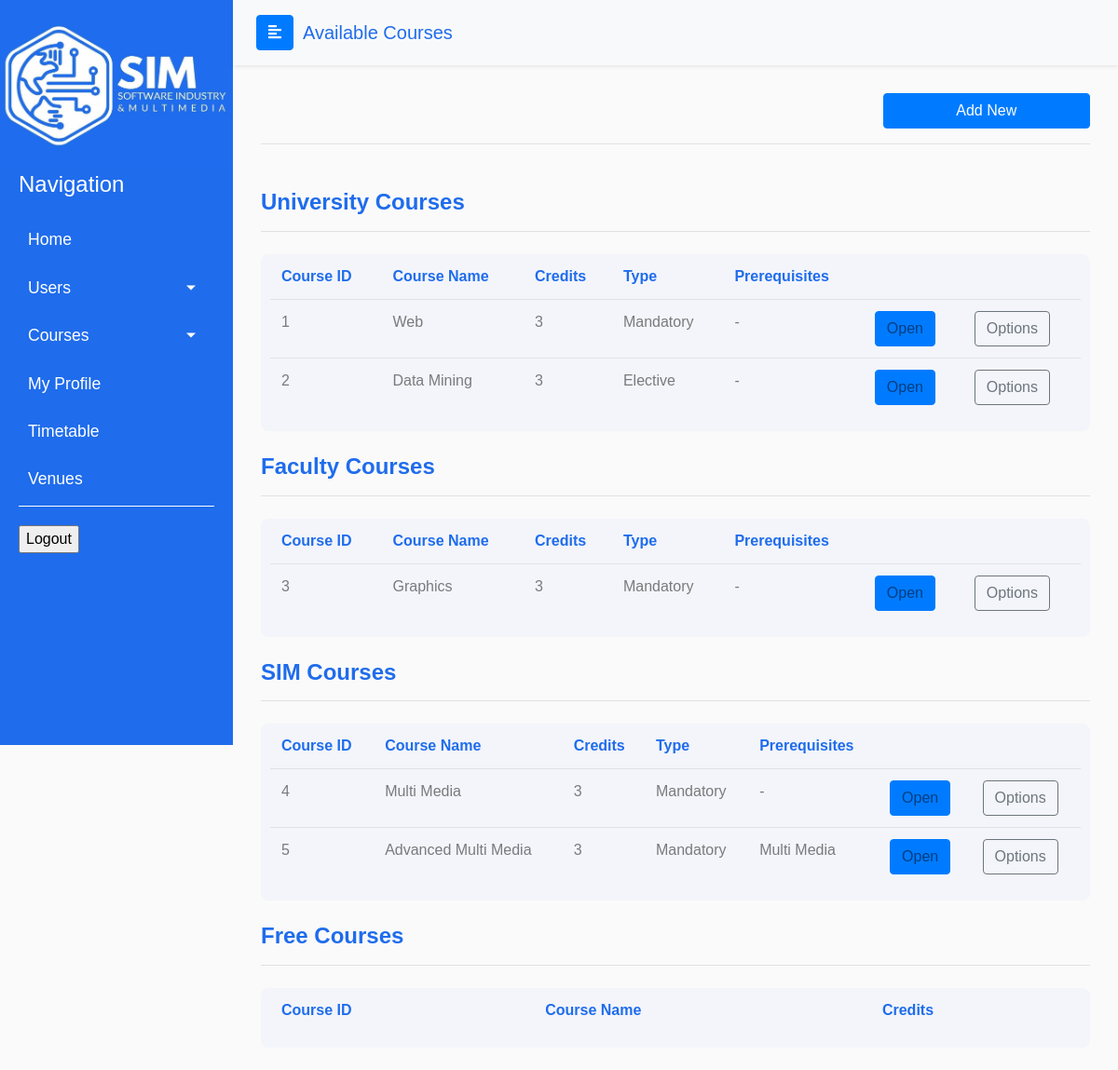
Page /admin/available_courses_t.php on the committed database.
### tables this page shows
CREATE TABLE `courses` (
  `course_id` int(12) NOT NULL,
  `name` varchar(255) NOT NULL,
  `credits` int(11) NOT NULL,
  `has_preq` tinyint(1) DEFAULT NULL,
  `has_labs` tinyint(1) DEFAULT NULL,
  `has_practical` tinyint(1) DEFAULT NULL,
  `category` varchar(20) NOT NULL DEFAULT 'university',
  `elective` varchar(5) NOT NULL DEFAULT 'no'
);

### includes/Admin/sas/functions.php (called while the page is built, shortened)
<?php
include_once dirname(__FILE__, 2) . "\\utils\\iniclude_utils_files.php";
function getAvailableCourses($category)
{
    global $conn;
    $query = "SELECT * FROM courses WHERE category='{$category}'";
    $query_result = mysqli_query($conn, $query);
    return $query_result;
}
function getCoursePrerequisite($courseId)
{
    global $conn;
    $prerequisite = "-";
    $preq_query = "SELECT name from prerequisites p
    INNER JOIN courses c on p.prerequisite_id = c.course_id
    WHERE p.id_course = $courseId";
    $preq_query_result = mysqli_query($conn, $preq_query);
    $data = mysqli_fetch_assoc($preq_query_result);
    if (mysqli_num_rows($preq_query_result)) {
        $prerequisite = $data['name'];
    }
    return $prerequisite;
}

### admin/available_courses_t.php (the view, shortened to what this page needs)
<?php
include "../includes/functions.php";
include dirname(__FILE__, 2) . "\\includes\\Admin\\sas\\functions.php";
?>
<!DOCTYPE html>
<html>
<head>
  <?php include "../includes/bootstrap_styles_start.php"; ?>
  <link rel="stylesheet" href="css/available_courses.css">
  <link rel="stylesheet" href="css/table.css">
</head>
<body>
  <div class="wrapper">
    <?php include "../includes/admin_sidebar.php"; ?>
    <div id="content">
      <nav class="navbar navbar-expand-lg sticky-top navbar-light bg-light shadow-sm">
        <div class="container-fluid">
        <button type="button" id="sidebarCollapse" class="btn btn-primary">
          <i class="fas fa-align-left"></i>
        </button>
        <a class="navbar-brand" id="page-title" href="#">Available Courses</a>
      </nav>
      <div class="page-body">
        <div class="container-fluid">
          <div class="row justify-content-end">
              <a href="add_new_course.php" class=" btn btn-primary btn-block w-25">Add New</a>
          </div>
        </div>
        <hr class="mb-4">
        <br>
        <h4 class="font-weight-bold" style=" color:rgb(31,108,236);">University Courses</h4>
        <hr class="mb-4">
        <div class="table-container table-responsive">
          <table class="table">
            <thead>
              <tr>
                <th scope="col">Course ID</th>
                <th scope="col">Course Name</th>
                <th scope="col">Credits</th>
                <th scope="col">Type</th>
                <th scope="col">Prerequisites</th>
              </tr>
            </thead>
            <tbody>
              <?php
                $university_courses = getAvailableCourses('university');
                while ($row = mysqli_fetch_assoc($university_courses)) {
                  $cname = $row['name'];
                  $id = $row['course_id'];
                  $credits = $row['credits'];
                  $type = $row['elective'] == "yes" ? "Elective" : "Mandatory";
                  $prerequisite = getCoursePrerequisite($id);
              ?>
                <tr>
                  <td><?php echo $id ?></td>
                  <td><?php echo $cname ?></td>
                  <td><?php echo $credits ?></td>
                  <td><?php echo $type ?></td>
                  <td><?php echo $prerequisite ?></td>
                  <td><a data-id='<?php echo $id ?>' class='btn btn-primary launch-modal' data-toggle='modal' data-target='#modalContactForm'>Open</a></td>
                  <td><a href='edit_course.php?course_id=<?php echo $id ?>' class='btn btn-outline-secondary'>Options</a></td>
                </tr>
              <?php } ?>
            </tbody>
          </table>
        </div>
        <br>
        <h4 class="font-weight-bold" style=" color:rgb(31,108,236);">Faculty Courses</h4>
        <hr class="mb-4">
        <div class="table-container table-responsive">
          <table class="table">
            <thead>
              <tr>
                <th scope="col">Course ID</th>
                <th scope="col">Course Name</th>
                <th scope="col">Credits</th>
                <th scope="col">Type</th>
                <th scope="col">Prerequisites</th>
              </tr>
            </thead>
            <tbody>
              <?php
                $faculty_courses = getAvailableCourses('faculty');
                while ($row = mysqli_fetch_assoc($faculty_courses)) {
                  $cname = $row['name'];
                  $id = $row['course_id'];
                  $credits = $row['credits'];
                  $type = $row['elective'] == "yes" ? "Elective" : "Mandatory";
                  $prerequisite = getCoursePrerequisite($id);
              ?>
                <tr>
                  <td><?php echo $id ?></td>
                  <td><?php echo $cname ?></td>
                  <td><?php echo $credits ?></td>
                  <td><?php echo $type ?></td>
                  <td><?php echo $prerequisite ?></td>
                  <td><a data-id='<?php echo $id ?>' class='btn btn-primary launch-modal' data-toggle='modal' data-target='#modalContactForm'>Open</a></td>
                  <td><a href='edit_course.php?course_id=<?php echo $id ?>' class='btn btn-outline-secondary'>Options</a></td>
                </tr>
              <?php } ?>
            </tbody>
          </table>
        </div>
        <br>
        <h4 class="font-weight-bold" style=" color:rgb(31,108,236);">SIM Courses</h4>
        <hr class="mb-4">
        <div class="table-container table-responsive">
          <table class="table">
            <thead>
              <tr>
                <th scope="col">Course ID</th>
                <th scope="col">Course Name</th>
                <th scope="col">Credits</th>
                <th scope="col">Type</th>
                <th scope="col">Prerequisites</th>
              </tr>
            </thead>
            <tbody>
              <?php
                $sim_courses = getAvailableCourses('sim');
                while ($row = mysqli_fetch_assoc($sim_courses)) {
                  $cname = $row['name'];
                  $id = $row['course_id'];
                  $credits = $row['credits'];
                  $type = $row['elective'] == "yes" ? "Elective" : "Mandatory";
                  $prerequisite = getCoursePrerequisite($id);
              ?>
                <tr>
                  <td><?php echo $id ?></td>
                  <td><?php echo $cname ?></td>
                  <td><?php echo $credits ?></td>
                  <td><?php echo $type ?></td>
                  <td><?php echo $prerequisite ?></td>
                  <td><a data-id='<?php echo $id ?>' class='btn btn-primary launch-modal' data-toggle='modal' data-target='#modalContactForm'>Open</a></td>
                  <td><a href='edit_course.php?course_id=<?php echo $id ?>' class='btn btn-outline-secondary'>Options</a></td>
                </tr>
              <?php } ?>
            </tbody>
          </table>
        </div>
        <br>
        <h4 class="font-weight-bold" style=" color:rgb(31,108,236);">Free Courses</h4>
        <hr class="mb-4">
        <div class="table-container table-responsive">
          <table class="table">
            <thead>
              <tr>
                <th scope="col">Course ID</th>
                <th scope="col">Course Name</th>
                <th scope="col">Credits</th>
              </tr>
            </thead>
          </table>
        </div>
        <br>
      </div>
    </div>
  </div>
</body>
</html>

### css/rootStyles.css (style rules this page uses)
:root { --primary: rgb(31,108,236); --danger: red; }
body { font-family: 'Poppins', sans-serif; background: #fafafa; }
a, a:hover, a:focus { color: inherit; text-decoration: none; transition: all 0.3s; }
.navbar { padding: 15px 10px; background: #fff; border: none; border-radius: 0; margin-bottom: 30px; box-shadow: 1px 1px 3px rgba(0, 0, 0, 0.1); }
.navbar-brand#page-title { margin-left: 10px; color: var(--primary) !important; }
.page-body { padding: 0 30px; }
.wrapper { display: flex; width: 100%; }
#content { width: calc(100% - 250px); min-height: 100vh; transition: all 0.3s; position: absolute; top: 0; right: 0; }

### admin/css/available_courses.css (style rules this page uses)
tr td { color: rgb(0,0,0,0.5); }

### admin/css/table.css (style rules this page uses)
.table-container { background-color: rgba(31, 108, 236, 0.03); border-radius: 8px; padding: 0 10px; }
.table thead tr th { border: none !important; }
tbody { color: rgba(0,0,0,0.5); }
th { color: rgb(31, 108, 236) !important; }

### rows in the picture
courses: course_id "1", name "Web", credits "3", elective "Mandatory", prerequisite "-"
courses: course_id "2", name "Data Mining", credits "3", elective "Elective", prerequisite "-"
courses: course_id "3", name "Graphics", credits "3", elective "Mandatory", prerequisite "-"
courses: course_id "4", name "Multi Media", credits "3", elective "Mandatory", prerequisite "-"
courses: course_id "5", name "Advanced Multi Media", credits "3", elective "Mandatory", prerequisite "Multi Media"
